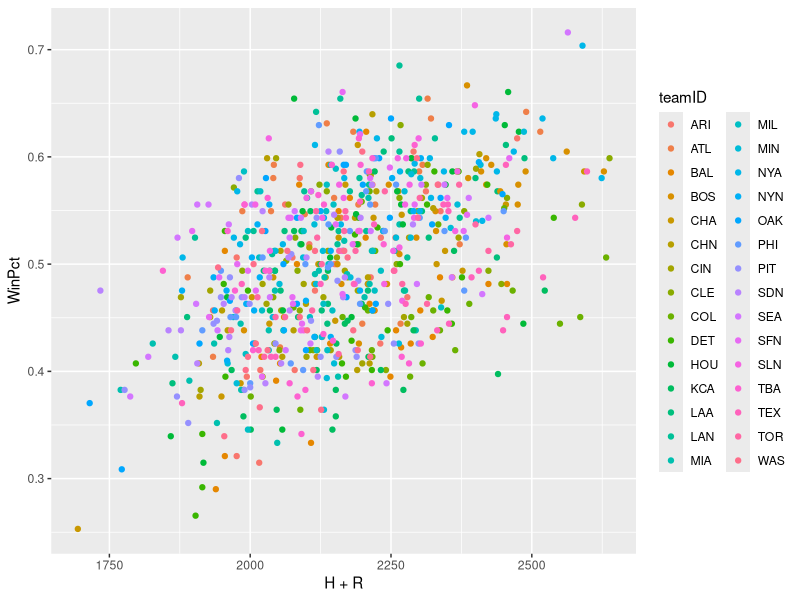
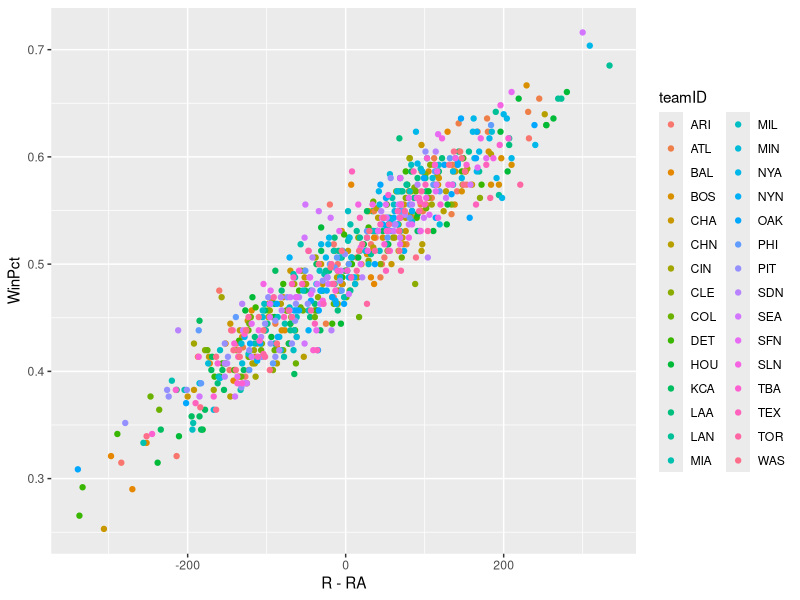
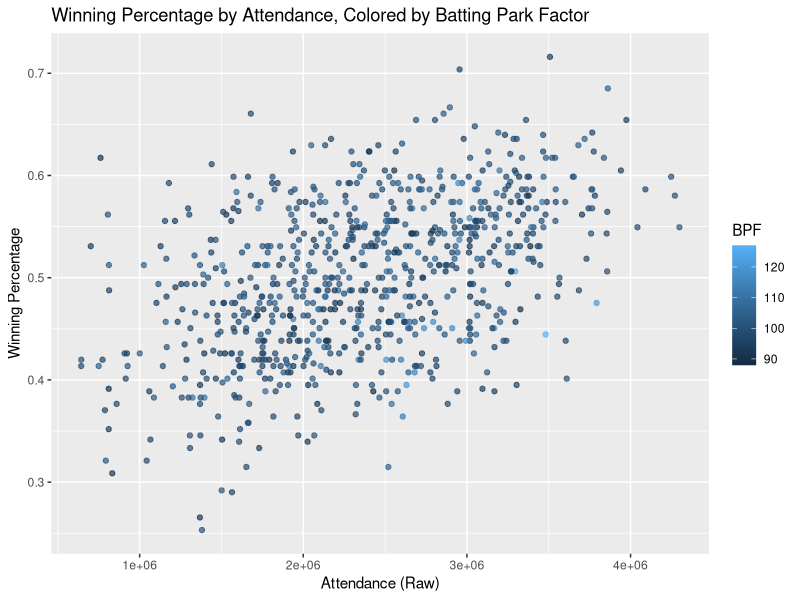
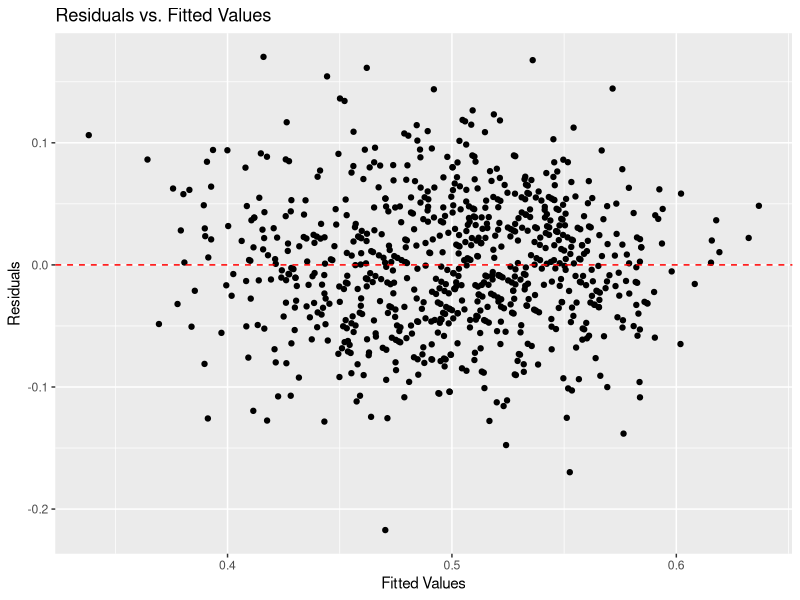
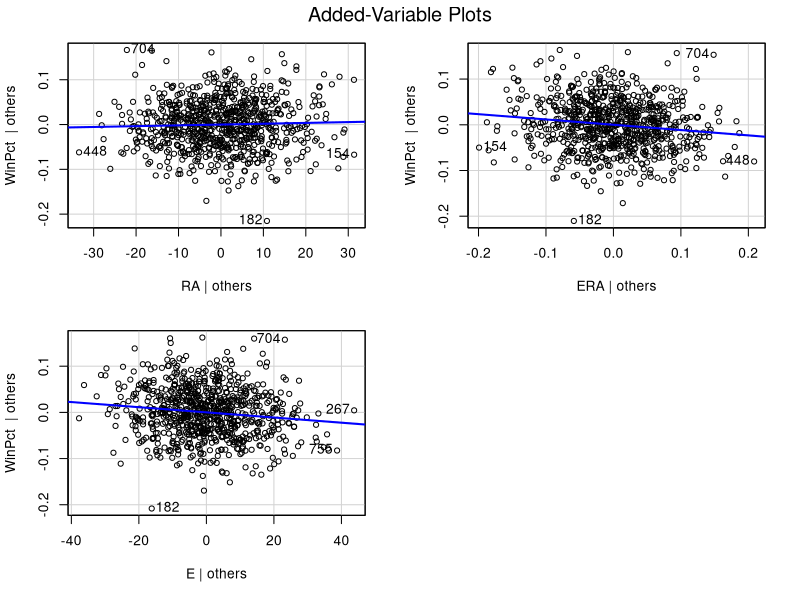
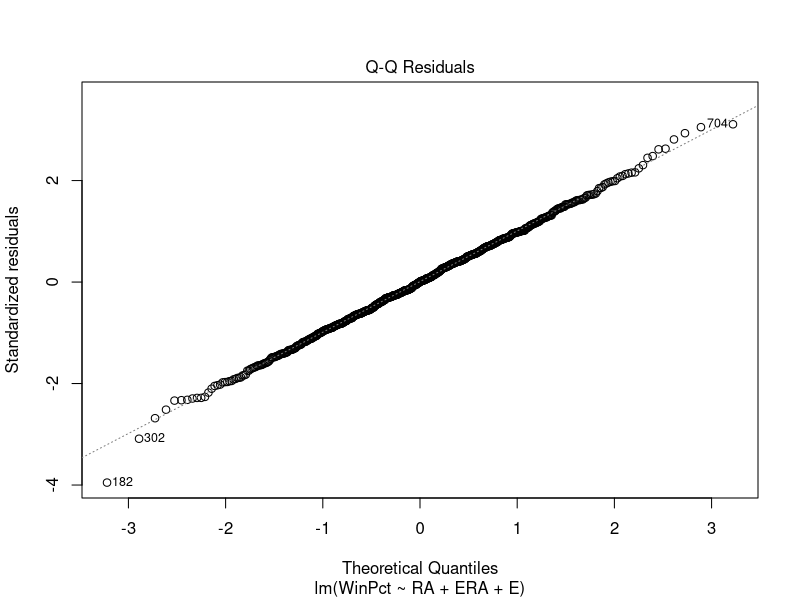
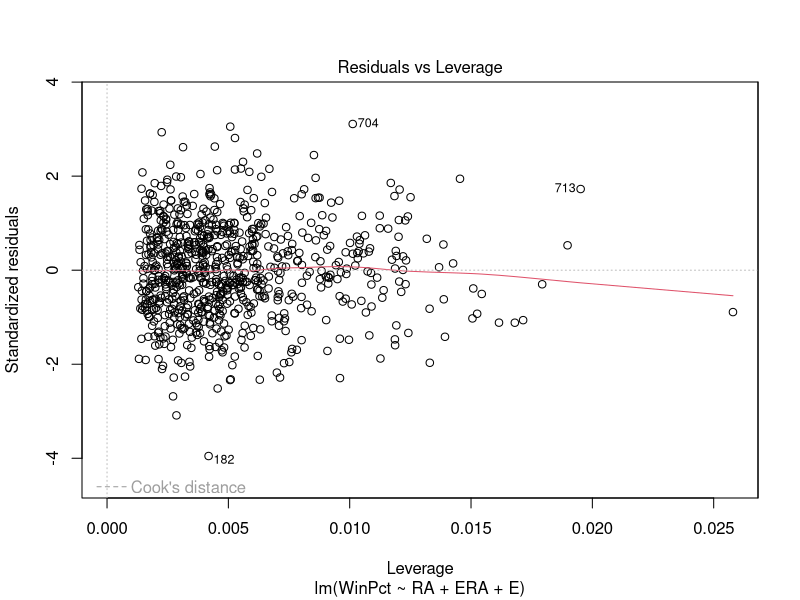

Generate these figures, in order, with R:
## ---- chunk 1
library(tidyverse)
library(readxl)
library(ggplot2)
library(car)
## ---- chunk 2
baseball <- read_csv("Teams.csv")
baseball <- baseball |>
  select(yearID, teamID, Rank, W, H, R, RA, ERA, E, BPF, attendance, L) |>
  filter(yearID >= 1998 & yearID != 2020) |>
  mutate(
    WinPct = W / (W + L)
  ) |>
  select(yearID:W, WinPct, everything(), -L)

View(baseball)

baseball_simplified <- baseball |>
  select(yearID, Rank, W, WinPct, H, R, RA, ERA, E, BPF, attendance)
## ---- chunk 3
ggplot(data = baseball, aes(x=H + R, y=WinPct, color = teamID)) +
  geom_point()

## ---- chunk 4
ggplot(baseball, aes(x=R - RA, y=WinPct, color = teamID)) +
  geom_point()
## ---- chunk 5

ggplot(data = baseball, aes(x = attendance, y = WinPct, color = BPF)) +
  geom_point(alpha = 0.7) +
  labs(
    title = "Winning Percentage by Attendance, Colored by Batting Park Factor",
    x = "Attendance (Raw)",
    y = "Winning Percentage",
    color = "BPF"
  )

## ---- chunk 6
lm.fit = lm(WinPct~RA+ERA+E, data = baseball_simplified)
## ---- chunk 7
#E
model_data <- fortify(lm.fit)
ggplot(model_data, aes(x = .fitted, y = .resid)) +
  geom_point() +
  geom_hline(yintercept = 0, linetype = "dashed", color = "red") +
  labs(
    title = "Residuals vs. Fitted Values",
    x = "Fitted Values",
    y = "Residuals"
  )
#L
avPlots(lm.fit)
summary(lm.fit)

#Multicollinearity
vif(lm.fit)

## ---- chunk 8
#N
plot(lm.fit, which = 2)

## ---- chunk 9
#influential points
plot(lm.fit, which = 5)

